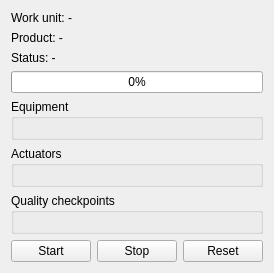
<?xml version="1.0" encoding="UTF-8"?>
<ui version="4.0">
 <class>QtDashboardPage</class>
 <widget class="QWidget" name="QtDashboardPage">
  <property name="windowTitle">
   <string>Dashboard</string>
  </property>
  <layout class="QVBoxLayout" name="rootLayout">
   <item>
    <layout class="QHBoxLayout" name="kpiLayout"/>
   </item>
   <item>
    <layout class="QHBoxLayout" name="visualsLayout"/>
   </item>
   <item>
    <widget class="QLabel" name="workUnitIdLabel">
     <property name="text">
      <string>Work unit: -</string>
     </property>
    </widget>
   </item>
   <item>
    <widget class="QLabel" name="productLabel">
     <property name="text">
      <string>Product: -</string>
     </property>
    </widget>
   </item>
   <item>
    <widget class="QLabel" name="statusMessageLabel">
     <property name="text">
      <string>Status: -</string>
     </property>
    </widget>
   </item>
   <item>
    <widget class="QProgressBar" name="progressBar">
     <property name="value">
      <number>0</number>
     </property>
    </widget>
   </item>
   <item>
    <widget class="QGroupBox" name="equipmentBox">
     <property name="title">
      <string>Equipment</string>
     </property>
     <layout class="QHBoxLayout" name="equipmentLayout"/>
    </widget>
   </item>
   <item>
    <widget class="QGroupBox" name="actuatorBox">
     <property name="title">
      <string>Actuators</string>
     </property>
     <layout class="QHBoxLayout" name="actuatorLayout"/>
    </widget>
   </item>
   <item>
    <widget class="QGroupBox" name="qualityBox">
     <property name="title">
      <string>Quality checkpoints</string>
     </property>
     <layout class="QHBoxLayout" name="qualityLayout"/>
    </widget>
   </item>
   <item>
    <layout class="QVBoxLayout" name="trendLayout"/>
   </item>
   <item>
    <layout class="QHBoxLayout" name="buttonRow">
     <item>
      <widget class="QPushButton" name="startButton">
       <property name="text">
        <string>Start</string>
       </property>
      </widget>
     </item>
     <item>
      <widget class="QPushButton" name="stopButton">
       <property name="text">
        <string>Stop</string>
       </property>
      </widget>
     </item>
     <item>
      <widget class="QPushButton" name="resetButton">
       <property name="text">
        <string>Reset</string>
       </property>
      </widget>
     </item>
    </layout>
   </item>
  </layout>
 </widget>
 <resources/>
 <connections/>
</ui>
